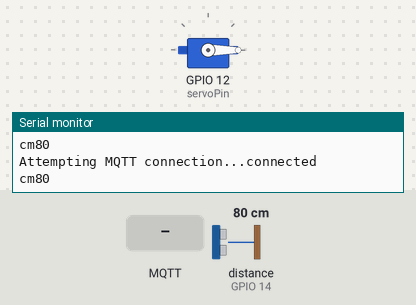
A sketch run on a simulated ESP32. Parts: servo, the last lines printed to the serial monitor. Wiring (inferred from the names in the program): ultrasonic range finder: trigger GPIO 27; echo GPIO 14. The inputs (shaded band) are chosen by the test bench; at power-on: distance to the obstacle (sensor on GPIO 14) 80 cm. The echo pulse lasts 58.3 µs per cm; WiFi joins after 1.5 s; servers stay silent unless stated; no MQTT or app messages arrive unless stated.

Above: at 4.2 s.
4.3 s: MQTT message "90" arrives on the first subscribed topic
At 6.3 s:
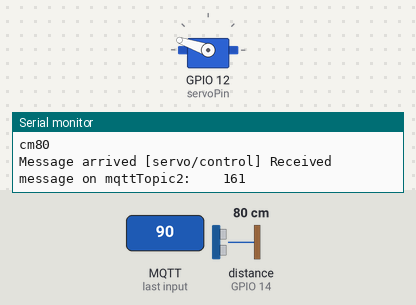
8.4 s: distance to the obstacle (sensor on GPIO 14) set to 18 cm
11.2 s: distance to the obstacle (sensor on GPIO 14) set to 14 cm
At 14.2 s:
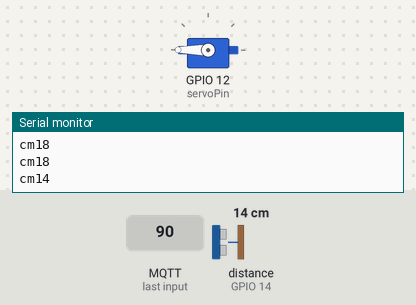
14.5 s: distance to the obstacle (sensor on GPIO 14) set to 35 cm
At 17.4 s:
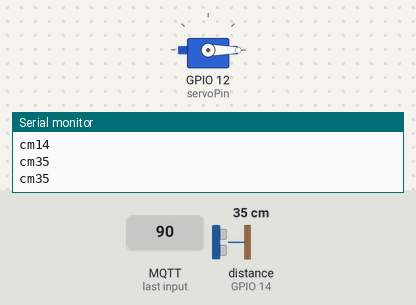
18.5 s: distance to the obstacle (sensor on GPIO 14) set to 2 cm
At 21.1 s:
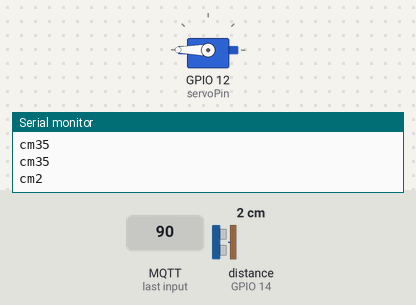
21.5 s: MQTT message "5" arrives on the first subscribed topic
At 23.4 s:
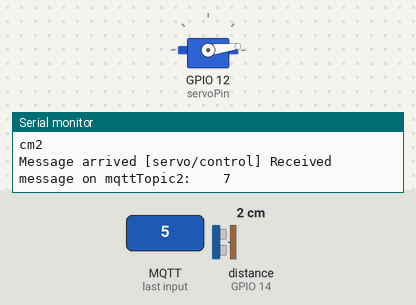
Timing chart, 0 to 27.5 s (numbered marks = the images above; inputs shaded):
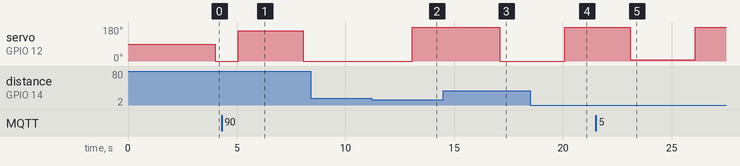

The sketch:

real3.1.ino
```cpp
#include <ESP32Servo.h>
#include <WiFi.h>
#include <PubSubClient.h>

const char* ssid = "Bin1";
const char* password = "12345678";
const char* mqtt_server = "broker.hivemq.com";
int inPin = 14;
const int pingPin = 27;

Servo myservo;
int servoPin = 12; // กำหนดขาที่เชื่อมกับ Servo
int servoAngle = 90;  // ตำแหน่งเริ่มต้นของ Servo

WiFiClient espClient;
PubSubClient client(espClient);

void setup() {
  pinMode(pingPin, OUTPUT);
  Serial.begin(115200);
  WiFi.begin(ssid, password);
  while (WiFi.status() != WL_CONNECTED) {
    delay(1000);
    Serial.println("Connecting to WiFi...");
  }
  client.setServer(mqtt_server, 1883);
  client.setCallback(callback);
  myservo.attach(servoPin);
  myservo.write(servoAngle);
  delay(1000);
}

void callback(char* topic, byte* payload, unsigned int length) {
  String string;
  Serial.print("Message arrived [");
  Serial.print(topic);
  Serial.print("] ");
  Serial.print("Received message on mqttTopic2: ");

  for (int i = 0; i < length; i++) {
    string += (char)payload[i];
  }

  if (topic= "servo/control")  {
    Serial.print("   ");
    myservo.write(0);
    int resultado = string.toInt();
    int angle = map(resultado, 1, 100, 0, 180);

    Serial.println(angle);
    myservo.write(angle);
    delay(2000);

  }


}

void reconnect() {
  while (!client.connected()) {
    Serial.print("Attempting MQTT connection...");
    if (client.connect("esp32Client")) {
      Serial.println("connected");
      client.subscribe("servo/control");
    } else {
      Serial.print("failed, rc=");
      Serial.print(client.state());
      Serial.println(" try again in 5 seconds");
      delay(5000);
    }
  }
}

void loop() {

  long duration, cm;

  digitalWrite(pingPin, LOW);
  delayMicroseconds(2);
  digitalWrite(pingPin, HIGH);
  delayMicroseconds(5);
  digitalWrite(pingPin, LOW);
  pinMode(inPin, INPUT);
  duration = pulseIn(inPin, HIGH);

  cm = microsecondsToCentimeters(duration);

  Serial.print("cm");
  Serial.println(cm);
  delay(1000);

  if (cm <= 15 ) {
    myservo.write(180);
    delay(3000);
  }
  else if (cm >16){
    myservo.write(0);
  }
  else if (cm <= 0){
    myservo.write(0);
  }


  if (!client.connected()) {
    reconnect();
  }
  client.loop();

}

long microsecondsToCentimeters(long microseconds) {
    return microseconds / 29 / 2;
  }
```

Measured:
- the behaviour switches between 16 and 15 cm on distance to the obstacle (sensor on GPIO 14) (found by bisection; images 1 and 2)
- after the input at 4.3 s, servo on GPIO 12 (servoPin): 0° → 161° after 0.76 s, → 0° 3.0 s later
- after the input at 11.2 s, servo on GPIO 12 (servoPin): 0° → 180° after 1.9 s
- after the input at 14.5 s, servo on GPIO 12 (servoPin): 180° → 0° after 2.6 s
- after the input at 18.5 s, servo on GPIO 12 (servoPin): 0° → 180° after 1.6 s
- after the input at 21.5 s, servo on GPIO 12 (servoPin): 180° → 7° after 1.6 s, → 180° 3.0 s later
